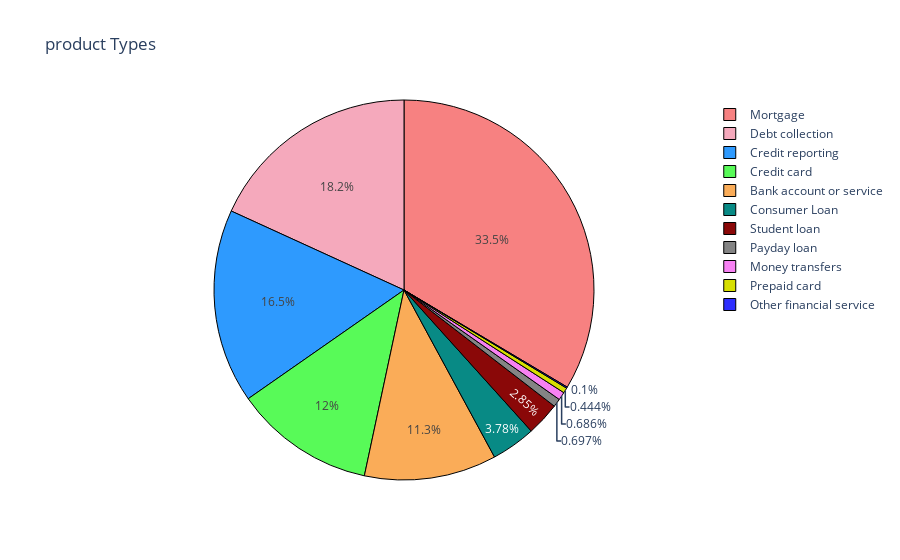

Notebook code for this chart:
### Code cell
p_product_discussions = round(df["product"].value_counts() / len(df["product"]) * 300,4)

print(p_product_discussions)

labels = list(p_product_discussions.index)
values = p_product_discussions.values.tolist()
colors = ['#F78181', '#F5A9BC', '#2E9AFE', '#58FA58', '#FAAC58', '#088A85', '#8A0808', '#848484', '#F781F3', '#D7DF01', '#2E2EFE']


product_pie = go.Pie(labels=labels, values=values, 
                          marker=dict(colors=colors,
                         line=dict(color='#000000', width=1)))

layout = go.Layout(title='product Types')

fig = go.Figure(data=[product_pie], layout=layout)
iplot(fig)

### Figure 1 — Plotly figure (JSON) as saved in the notebook; plotly's stock layout.template omitted (floating-point values rounded to 4 significant figures)
{"data": [{"labels": ["Mortgage", "Debt collection", "Credit reporting", "Credit card", "Bank account or service", "Consumer Loan", "Student loan", "Payday loan", "Money transfers", "Prepaid card", "Other financial service"], "marker": {"colors": ["#F78181", "#F5A9BC", "#2E9AFE", "#58FA58", "#FAAC58", "#088A85", "#8A0808", "#848484", "#F781F3", "#D7DF01", "#2E2EFE"], "line": {"color": "#000000", "width": 1}}, "type": "pie", "values": [100.6, 54.53, 49.57, 35.87, 33.76, 11.33, 8.547, 2.092, 2.057, 1.333, 0.3006]}], "layout": {"title": {"text": "product Types"}}}
